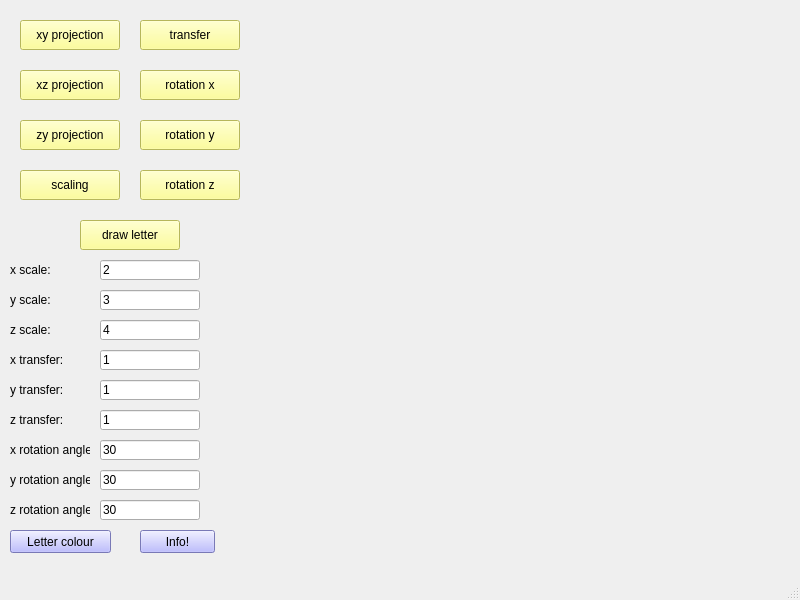
<?xml version="1.0" encoding="UTF-8"?>
<ui version="4.0">
 <class>MainWindow</class>
 <widget class="QMainWindow" name="MainWindow">
  <property name="geometry">
   <rect>
    <x>0</x>
    <y>0</y>
    <width>800</width>
    <height>600</height>
   </rect>
  </property>
  <property name="windowTitle">
   <string>MainWindow</string>
  </property>
  <widget class="QWidget" name="centralwidget">
   <widget class="letter" name="widget" native="true">
    <property name="geometry">
     <rect>
      <x>260</x>
      <y>10</y>
      <width>511</width>
      <height>531</height>
     </rect>
    </property>
   </widget>
   <widget class="QPushButton" name="pushButton">
    <property name="geometry">
     <rect>
      <x>20</x>
      <y>20</y>
      <width>100</width>
      <height>30</height>
     </rect>
    </property>
    <property name="styleSheet">
     <string notr="true">background-color: rgb(255, 255, 127);
font: 300 8.5pt &quot;Bookman Old Style&quot;;</string>
    </property>
    <property name="text">
     <string>xy projection</string>
    </property>
   </widget>
   <widget class="QPushButton" name="pushButton_2">
    <property name="geometry">
     <rect>
      <x>20</x>
      <y>70</y>
      <width>100</width>
      <height>30</height>
     </rect>
    </property>
    <property name="styleSheet">
     <string notr="true">background-color: rgb(255, 255, 127);
font: 300 8.5pt &quot;Bookman Old Style&quot;;</string>
    </property>
    <property name="text">
     <string>xz projection</string>
    </property>
   </widget>
   <widget class="QPushButton" name="pushButton_3">
    <property name="geometry">
     <rect>
      <x>20</x>
      <y>120</y>
      <width>100</width>
      <height>30</height>
     </rect>
    </property>
    <property name="styleSheet">
     <string notr="true">background-color: rgb(255, 255, 127);
font: 300 8.5pt &quot;Bookman Old Style&quot;;</string>
    </property>
    <property name="text">
     <string>zy projection</string>
    </property>
   </widget>
   <widget class="QPushButton" name="pushButton_4">
    <property name="geometry">
     <rect>
      <x>20</x>
      <y>170</y>
      <width>100</width>
      <height>30</height>
     </rect>
    </property>
    <property name="styleSheet">
     <string notr="true">background-color: rgb(255, 255, 127);
font: 300 8.5pt &quot;Bookman Old Style&quot;;</string>
    </property>
    <property name="text">
     <string>scaling</string>
    </property>
   </widget>
   <widget class="QPushButton" name="pushButton_5">
    <property name="geometry">
     <rect>
      <x>140</x>
      <y>20</y>
      <width>100</width>
      <height>30</height>
     </rect>
    </property>
    <property name="styleSheet">
     <string notr="true">background-color: rgb(255, 255, 127);
font: 300 8.5pt &quot;Bookman Old Style&quot;;</string>
    </property>
    <property name="text">
     <string>transfer</string>
    </property>
   </widget>
   <widget class="QPushButton" name="pushButton_6">
    <property name="geometry">
     <rect>
      <x>140</x>
      <y>70</y>
      <width>100</width>
      <height>30</height>
     </rect>
    </property>
    <property name="styleSheet">
     <string notr="true">background-color: rgb(255, 255, 127);
font: 300 8.5pt &quot;Bookman Old Style&quot;;</string>
    </property>
    <property name="text">
     <string>rotation x</string>
    </property>
   </widget>
   <widget class="QPushButton" name="pushButton_7">
    <property name="geometry">
     <rect>
      <x>140</x>
      <y>120</y>
      <width>100</width>
      <height>30</height>
     </rect>
    </property>
    <property name="styleSheet">
     <string notr="true">background-color: rgb(255, 255, 127);
font: 300 8.5pt &quot;Bookman Old Style&quot;;</string>
    </property>
    <property name="text">
     <string>rotation y</string>
    </property>
   </widget>
   <widget class="QPushButton" name="pushButton_8">
    <property name="geometry">
     <rect>
      <x>140</x>
      <y>170</y>
      <width>100</width>
      <height>30</height>
     </rect>
    </property>
    <property name="styleSheet">
     <string notr="true">background-color: rgb(255, 255, 127);
font: 300 8.5pt &quot;Bookman Old Style&quot;;</string>
    </property>
    <property name="text">
     <string>rotation z</string>
    </property>
   </widget>
   <widget class="QPushButton" name="pushButton_9">
    <property name="geometry">
     <rect>
      <x>80</x>
      <y>220</y>
      <width>100</width>
      <height>30</height>
     </rect>
    </property>
    <property name="styleSheet">
     <string notr="true">background-color: rgb(255, 255, 127);
font: 300 8.5pt &quot;Bookman Old Style&quot;;</string>
    </property>
    <property name="text">
     <string>draw letter</string>
    </property>
   </widget>
   <widget class="QLabel" name="label">
    <property name="geometry">
     <rect>
      <x>10</x>
      <y>260</y>
      <width>50</width>
      <height>20</height>
     </rect>
    </property>
    <property name="text">
     <string>x scale:</string>
    </property>
   </widget>
   <widget class="QLineEdit" name="lineEdit">
    <property name="geometry">
     <rect>
      <x>100</x>
      <y>260</y>
      <width>100</width>
      <height>20</height>
     </rect>
    </property>
    <property name="text">
     <string>2</string>
    </property>
   </widget>
   <widget class="QLabel" name="label_2">
    <property name="geometry">
     <rect>
      <x>10</x>
      <y>290</y>
      <width>50</width>
      <height>20</height>
     </rect>
    </property>
    <property name="text">
     <string>y scale:</string>
    </property>
   </widget>
   <widget class="QLabel" name="label_3">
    <property name="geometry">
     <rect>
      <x>10</x>
      <y>320</y>
      <width>50</width>
      <height>20</height>
     </rect>
    </property>
    <property name="text">
     <string>z scale:</string>
    </property>
   </widget>
   <widget class="QLabel" name="label_4">
    <property name="geometry">
     <rect>
      <x>10</x>
      <y>350</y>
      <width>60</width>
      <height>20</height>
     </rect>
    </property>
    <property name="text">
     <string>x transfer:</string>
    </property>
   </widget>
   <widget class="QLabel" name="label_5">
    <property name="geometry">
     <rect>
      <x>10</x>
      <y>380</y>
      <width>60</width>
      <height>20</height>
     </rect>
    </property>
    <property name="text">
     <string>y transfer:</string>
    </property>
   </widget>
   <widget class="QLabel" name="label_6">
    <property name="geometry">
     <rect>
      <x>10</x>
      <y>410</y>
      <width>60</width>
      <height>20</height>
     </rect>
    </property>
    <property name="text">
     <string>z transfer:</string>
    </property>
   </widget>
   <widget class="QLabel" name="label_7">
    <property name="geometry">
     <rect>
      <x>10</x>
      <y>440</y>
      <width>80</width>
      <height>20</height>
     </rect>
    </property>
    <property name="text">
     <string>x rotation angle:</string>
    </property>
   </widget>
   <widget class="QLabel" name="label_8">
    <property name="geometry">
     <rect>
      <x>10</x>
      <y>470</y>
      <width>80</width>
      <height>20</height>
     </rect>
    </property>
    <property name="text">
     <string>y rotation angle: </string>
    </property>
   </widget>
   <widget class="QLabel" name="label_9">
    <property name="geometry">
     <rect>
      <x>10</x>
      <y>500</y>
      <width>80</width>
      <height>20</height>
     </rect>
    </property>
    <property name="text">
     <string>z rotation angle:</string>
    </property>
   </widget>
   <widget class="QLineEdit" name="lineEdit_2">
    <property name="geometry">
     <rect>
      <x>100</x>
      <y>290</y>
      <width>100</width>
      <height>20</height>
     </rect>
    </property>
    <property name="text">
     <string>3</string>
    </property>
   </widget>
   <widget class="QLineEdit" name="lineEdit_3">
    <property name="geometry">
     <rect>
      <x>100</x>
      <y>320</y>
      <width>100</width>
      <height>20</height>
     </rect>
    </property>
    <property name="text">
     <string>4</string>
    </property>
   </widget>
   <widget class="QLineEdit" name="lineEdit_4">
    <property name="geometry">
     <rect>
      <x>100</x>
      <y>350</y>
      <width>100</width>
      <height>20</height>
     </rect>
    </property>
    <property name="text">
     <string>1</string>
    </property>
   </widget>
   <widget class="QLineEdit" name="lineEdit_5">
    <property name="geometry">
     <rect>
      <x>100</x>
      <y>380</y>
      <width>100</width>
      <height>20</height>
     </rect>
    </property>
    <property name="text">
     <string>1</string>
    </property>
   </widget>
   <widget class="QLineEdit" name="lineEdit_6">
    <property name="geometry">
     <rect>
      <x>100</x>
      <y>410</y>
      <width>100</width>
      <height>20</height>
     </rect>
    </property>
    <property name="text">
     <string>1</string>
    </property>
   </widget>
   <widget class="QLineEdit" name="lineEdit_7">
    <property name="geometry">
     <rect>
      <x>100</x>
      <y>440</y>
      <width>100</width>
      <height>20</height>
     </rect>
    </property>
    <property name="text">
     <string>30</string>
    </property>
   </widget>
   <widget class="QLineEdit" name="lineEdit_8">
    <property name="geometry">
     <rect>
      <x>100</x>
      <y>470</y>
      <width>100</width>
      <height>20</height>
     </rect>
    </property>
    <property name="text">
     <string>30</string>
    </property>
   </widget>
   <widget class="QLineEdit" name="lineEdit_9">
    <property name="geometry">
     <rect>
      <x>100</x>
      <y>500</y>
      <width>100</width>
      <height>20</height>
     </rect>
    </property>
    <property name="text">
     <string>30</string>
    </property>
   </widget>
   <widget class="QPushButton" name="pushButton_10">
    <property name="geometry">
     <rect>
      <x>10</x>
      <y>530</y>
      <width>101</width>
      <height>23</height>
     </rect>
    </property>
    <property name="styleSheet">
     <string notr="true">background-color: rgb(170, 170, 255);
font: 300 8.5pt &quot;Bookman Old Style&quot;;</string>
    </property>
    <property name="text">
     <string>Letter colour</string>
    </property>
   </widget>
   <widget class="QPushButton" name="pushButton_11">
    <property name="geometry">
     <rect>
      <x>140</x>
      <y>530</y>
      <width>75</width>
      <height>23</height>
     </rect>
    </property>
    <property name="styleSheet">
     <string notr="true">background-color: rgb(170, 170, 255);
font: 300 8.5pt &quot;Bookman Old Style&quot;;</string>
    </property>
    <property name="text">
     <string>Info!</string>
    </property>
   </widget>
  </widget>
  <widget class="QMenuBar" name="menubar">
   <property name="geometry">
    <rect>
     <x>0</x>
     <y>0</y>
     <width>800</width>
     <height>25</height>
    </rect>
   </property>
  </widget>
  <widget class="QStatusBar" name="statusbar"/>
 </widget>
 <customwidgets>
  <customwidget>
   <class>letter</class>
   <extends>QWidget</extends>
   <header>letter.h</header>
   <container>1</container>
  </customwidget>
 </customwidgets>
 <resources/>
 <connections/>
</ui>
